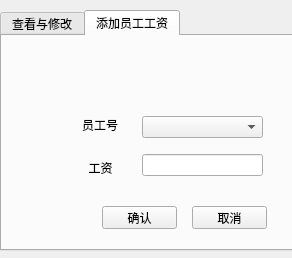
<?xml version="1.0" encoding="UTF-8"?>
<ui version="4.0">
 <class>Salary</class>
 <widget class="QDialog" name="Salary">
  <property name="geometry">
   <rect>
    <x>0</x>
    <y>0</y>
    <width>292</width>
    <height>258</height>
   </rect>
  </property>
  <property name="windowTitle">
   <string>工资</string>
  </property>
  <widget class="QTabWidget" name="tabWidget">
   <property name="geometry">
    <rect>
     <x>0</x>
     <y>10</y>
     <width>371</width>
     <height>241</height>
    </rect>
   </property>
   <property name="currentIndex">
    <number>1</number>
   </property>
   <widget class="QWidget" name="tab">
    <attribute name="title">
     <string>查看与修改</string>
    </attribute>
    <widget class="QLabel" name="label">
     <property name="geometry">
      <rect>
       <x>90</x>
       <y>0</y>
       <width>54</width>
       <height>41</height>
      </rect>
     </property>
     <property name="text">
      <string>员工姓名</string>
     </property>
    </widget>
    <widget class="QPushButton" name="cancle">
     <property name="geometry">
      <rect>
       <x>130</x>
       <y>180</y>
       <width>75</width>
       <height>21</height>
      </rect>
     </property>
     <property name="text">
      <string>撤销更改</string>
     </property>
    </widget>
    <widget class="QTableView" name="view_t">
     <property name="geometry">
      <rect>
       <x>0</x>
       <y>40</y>
       <width>351</width>
       <height>131</height>
      </rect>
     </property>
    </widget>
    <widget class="QPushButton" name="commit">
     <property name="geometry">
      <rect>
       <x>40</x>
       <y>180</y>
       <width>75</width>
       <height>23</height>
      </rect>
     </property>
     <property name="text">
      <string>提交更改</string>
     </property>
    </widget>
    <widget class="QLineEdit" name="input">
     <property name="geometry">
      <rect>
       <x>150</x>
       <y>10</y>
       <width>113</width>
       <height>20</height>
      </rect>
     </property>
    </widget>
    <widget class="QPushButton" name="query">
     <property name="geometry">
      <rect>
       <x>270</x>
       <y>10</y>
       <width>75</width>
       <height>23</height>
      </rect>
     </property>
     <property name="text">
      <string>查询</string>
     </property>
    </widget>
    <widget class="QPushButton" name="del">
     <property name="geometry">
      <rect>
       <x>220</x>
       <y>180</y>
       <width>75</width>
       <height>23</height>
      </rect>
     </property>
     <property name="text">
      <string>删除</string>
     </property>
    </widget>
    <widget class="QPushButton" name="salary_all">
     <property name="geometry">
      <rect>
       <x>0</x>
       <y>10</y>
       <width>75</width>
       <height>23</height>
      </rect>
     </property>
     <property name="text">
      <string>工资一览</string>
     </property>
    </widget>
   </widget>
   <widget class="QWidget" name="tab_2">
    <attribute name="title">
     <string>添加员工工资</string>
    </attribute>
    <widget class="QWidget" name="verticalLayoutWidget">
     <property name="geometry">
      <rect>
       <x>80</x>
       <y>70</y>
       <width>44</width>
       <height>80</height>
      </rect>
     </property>
     <layout class="QVBoxLayout" name="verticalLayout">
      <item>
       <widget class="QLabel" name="label_3">
        <property name="text">
         <string>员工号</string>
        </property>
       </widget>
      </item>
      <item>
       <widget class="QLabel" name="label_2">
        <property name="text">
         <string>  工资</string>
        </property>
       </widget>
      </item>
     </layout>
    </widget>
    <widget class="QWidget" name="verticalLayoutWidget_2">
     <property name="geometry">
      <rect>
       <x>140</x>
       <y>70</y>
       <width>121</width>
       <height>80</height>
      </rect>
     </property>
     <layout class="QVBoxLayout" name="verticalLayout_2">
      <item>
       <widget class="QComboBox" name="id"/>
      </item>
      <item>
       <widget class="QLineEdit" name="salary"/>
      </item>
     </layout>
    </widget>
    <widget class="QPushButton" name="affirm">
     <property name="geometry">
      <rect>
       <x>100</x>
       <y>170</y>
       <width>75</width>
       <height>23</height>
      </rect>
     </property>
     <property name="text">
      <string>确认</string>
     </property>
    </widget>
    <widget class="QPushButton" name="cancle_2">
     <property name="geometry">
      <rect>
       <x>190</x>
       <y>170</y>
       <width>75</width>
       <height>23</height>
      </rect>
     </property>
     <property name="text">
      <string>取消</string>
     </property>
    </widget>
   </widget>
  </widget>
 </widget>
 <resources/>
 <connections/>
</ui>
